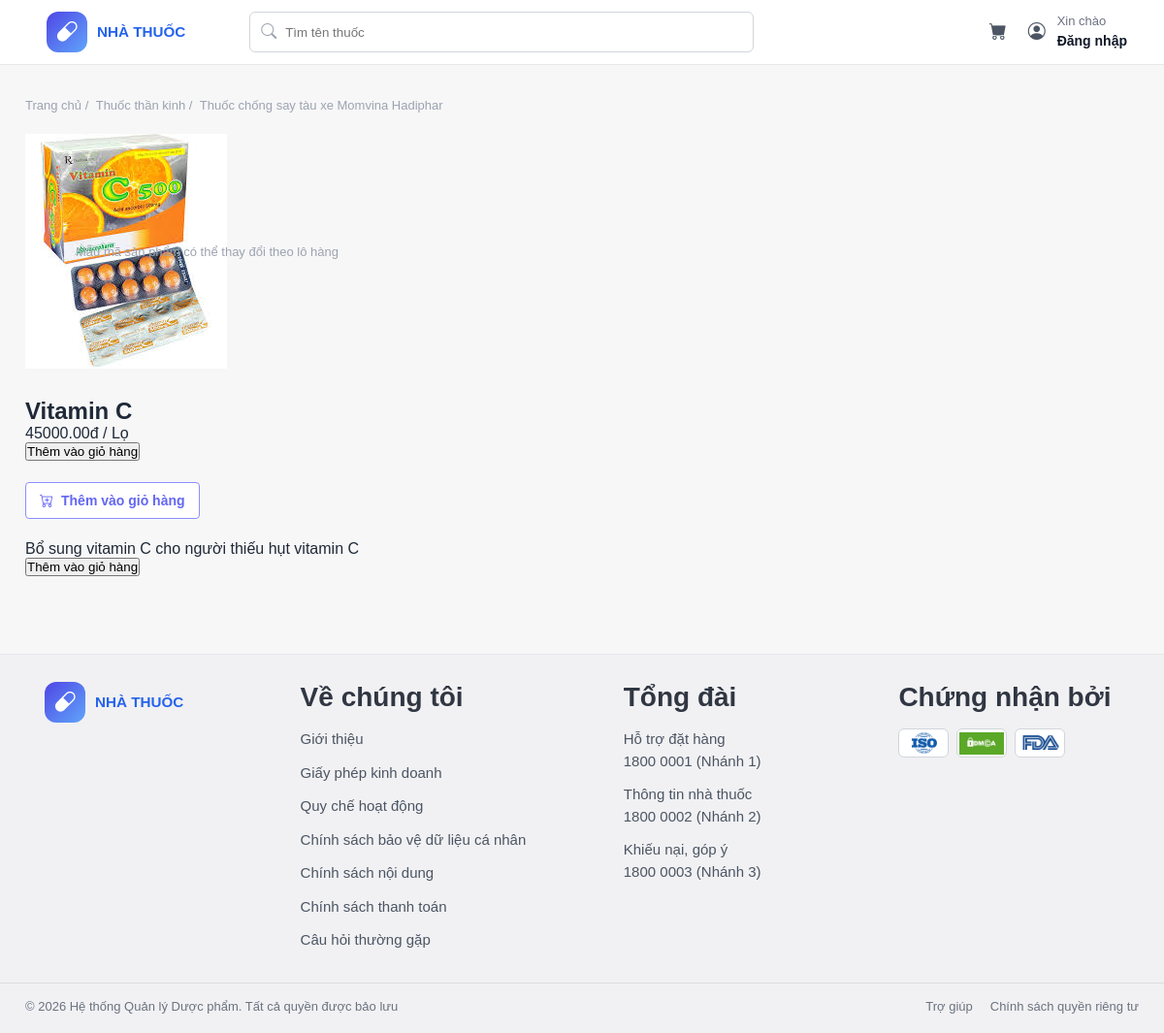
The page /san-pham/2/ on the database its author committed.
### core/models.py (models this page shows, shortened)
class Product(models.Model):
    category = models.ForeignKey(Category, on_delete=models.CASCADE)
    proid = models.CharField(max_length=20, unique=True)
    name = models.TextField()
    description = models.TextField(blank=True)
    image = models.ImageField(upload_to='products/', blank=True, null=True)
    unit = models.CharField(max_length=50)
    price = models.DecimalField(max_digits=12, decimal_places=2)

### core/views.py (the view)
# urls.py: path('san-pham/<int:product_id>/', views.product_detail, name='product_detail'),
def product_detail(request, product_id):
    product = get_object_or_404(Product, id=product_id)
    return render(request, 'customer/chitietsanpham.html', {
        'product': product
    })

### templates/customer/chitietsanpham.html (shortened to what this page needs)
{% load static %}
<!DOCTYPE html>
<html lang="vi">
<head>
  <link
    rel="stylesheet"
    href="https://cdn.jsdelivr.net/npm/bootstrap-icons@1.11.3/font/bootstrap-icons.min.css"
  />
  <link rel="stylesheet" href="{% static 'css/chitietsanpham.css' %}" />
</head>
<body>
  <header class="topbar">
    <div class="topbar-left">
      <div class="brand">
        <a href="{% url 'home' %}" class="brand-icon">
            <i class="bi bi-capsule"></i>
        </a>
      <div class="brand-text">
         <h3>NHÀ THUỐC</h3>
      </div>
    </div>
      <div class="search-box">
        <i class="bi bi-search"></i>
        <input type="text" placeholder="Tìm tên thuốc" />
      </div>
    </div>
    <div class="topbar-right">
      {% if request.user.is_authenticated %}
      <a href="{% url 'cart' %}" class="icon-btn">
        <i class="bi bi-cart-fill"></i>
      </a>
      <button class="icon-btn" type="button">
        <i class="bi bi-person-circle"></i>
      </button>
      <div class="user-box">
        <span>Xin chào</span>
        <strong>{{ request.user.username }}</strong>
        <a href="{% url 'logout' %}" class="logout-link">Đăng xuất</a>
      </div>
      {% else %}
      <a href="#" class="icon-btn" onclick="openRequireLoginPopup(event)">
        <i class="bi bi-cart-fill"></i>
      </a>
      <button class="icon-btn" type="button">
        <i class="bi bi-person-circle"></i>
      </button>
      <div class="user-box">
        <span>Xin chào</span>
        <strong class="login-trigger" onclick="openLoginPopup(event)">Đăng nhập</strong>
      </div>
      {% endif %}
    </div>
  </header>
  <main class="page-wrapper">
    <div class="breadcrumb">
      <a href="{% url 'home' %}">Trang chủ</a>
      <span>/</span>
      <a href="#">Thuốc thần kinh</a>
      <span>/</span>
      <span>Thuốc chống say tàu xe Momvina Hadiphar</span>
    </div>
    <section class="product-detail-page">
      <div class="product-gallery-area">
        <div class="gallery-main-row">
          {% if product.image %}
          <img src="{{ product.image.url }}" alt="{{ product.name }}">
          {% endif %}
        <p class="gallery-note">
          Mẫu mã sản phẩm có thể thay đổi theo lô hàng
        </p>
      </div>
      <div class="product-info-area">
        <h1>{{ product.name }}</h1>
        <p>{{ product.price }}đ / {{ product.unit }}</p>
        <div class="product-quantity-box">
          <form method="post" action="{% url 'add_to_cart' product.id %}">
            <button type="submit">Thêm vào giỏ hàng</button>
          </form>
        </div>
        <button type="button" class="add-to-cart-btn" onclick="themVaoGioHang()">
            <i class="bi bi-cart-plus"></i>
            Thêm vào giỏ hàng
        </button>
        <p>{{ product.description }}</p>
        <form method="post" action="{% url 'add_to_cart' product.id %}">
          <button type="submit">Thêm vào giỏ hàng</button>
        </form>
      </div>
    </section>
  </main>
  <footer class="site-footer">
    <div class="footer-content">
      <div class="footer-brand">
        <div class="brand footer-brand-inner">
          <div class="brand-icon">
            <i class="bi bi-capsule"></i>
          </div>
          <div class="brand-text">
            <h3>NHÀ THUỐC</h3>
          </div>
        </div>
      </div>
      <div class="footer-column">
        <h3>Về chúng tôi</h3>
        <a href="#">Giới thiệu</a>
        <a href="#">Giấy phép kinh doanh</a>
        <a href="#">Quy chế hoạt động</a>
        <a href="#">Chính sách bảo vệ dữ liệu cá nhân</a>
        <a href="#">Chính sách nội dung</a>
        <a href="#">Chính sách thanh toán</a>
        <a href="#">Câu hỏi thường gặp</a>
      </div>
      <div class="footer-column">
        <h3>Tổng đài</h3>
        <p>Hỗ trợ đặt hàng<br />1800 0001 (Nhánh 1)</p>
        <p>Thông tin nhà thuốc<br />1800 0002 (Nhánh 2)</p>
        <p>Khiếu nại, góp ý<br />1800 0003 (Nhánh 3)</p>
      </div>
      <div class="footer-column">
        <h3>Chứng nhận bởi</h3>
        <div class="certificates">
            <div class="certificate">
                <img src="{% static 'images/iso.jpg' %}" alt="Chứng nhận ISO" />
            </div>
            <div class="certificate">
              <img src="{% static 'images/dmca.png' %}" alt="Chứng nhận DMCA" />
            </div>
            <div class="certificate">
                <img src="{% static 'images/FDA.jpg' %}" alt="Chứng nhận FDA" />
            </div>
        </div>
      </div>
    </div>
    <div class="footer-bottom">
      <p>© 2026 Hệ thống Quản lý Dược phẩm. Tất cả quyền được bảo lưu</p>
      <div class="footer-bottom-links">
        <a href="#">Trợ giúp</a>
        <a href="#">Chính sách quyền riêng tư</a>
      </div>
    </div>
  </footer>
</body>
</html>

### static/css/chitietsanpham.css (style rules this page uses)
* { margin: 0; padding: 0; box-sizing: border-box; font-family: sans-serif; }
body { background-color: #f7f7f8; color: #1f2937; }
.topbar { background-color: #ffffff; border-bottom: 1px solid #e5e7eb; display: flex; justify-content: space-between; align-items: center; gap: 20px; padding: 12px 28px; }
.topbar-left { display: flex; align-items: center; gap: 16px; flex: 1; }
.brand { display: flex; align-items: center; gap: 10px; margin-left: 20px; margin-right: 20px; min-width: fit-content; }
.brand-icon { width: 42px; height: 42px; border-radius: 12px; background: linear-gradient(135deg, #4f46e5, #60a5fa); color: white; display: flex; align-items: center; justify-content: center; font-size: 22px; }
.brand-text { display: flex; flex-direction: column; line-height: 1.05; color: #2563eb; font-size: 13px; }
.search-box { position: relative; flex: 1; margin-left: 30px; max-width: 520px; }
.search-box i { position: absolute; left: 12px; top: 50%; transform: translateY(-50%); color: #9ca3af; }
.search-box input { width: 100%; height: 42px; border: 1px solid #d1d5db; border-radius: 6px; padding: 0 14px 0 36px; outline: none; background-color: #ffffff; }
.topbar-right { display: flex; align-items: center; gap: 12px; margin-right: 10px; }
.icon-btn { border: none; background: transparent; font-size: 18px; color: #4b5563; cursor: pointer; margin-left: 10px; }
.user-box { line-height: 1.3; font-size: 13px; }
.user-box span { color: #6b7280; display: block; }
.user-box strong { color: #111827; }
.page-wrapper { max-width: 1260px; margin: 0 auto; padding: 34px 26px 28px; }
.site-footer { background-color: #f1f1f3; border-top: 1px solid #e5e7eb; margin-top: 24px; }
.footer-content { max-width: 1260px; margin: 0 auto; padding: 28px 26px 20px; display: grid; grid-template-columns: 1fr 1.2fr 1fr 1fr; gap: 36px; }
.footer-brand-inner { align-items: center; }
.footer-column h3 { font-size: 28px; margin-bottom: 16px; color: #303642; }
.footer-column a, .footer-column p { display: block; color: #4b5563; text-decoration: none; font-size: 15px; margin-bottom: 12px; line-height: 1.5; }
.certificates { display: flex; gap: 8px; flex-wrap: wrap; }
.certificate { background-color: white; border: 1px solid #d1d5db; border-radius: 6px; padding: 8px 12px; font-size: 13px; font-weight: 700; color: #2563eb; }
.footer-bottom { max-width: 1260px; margin: 0 auto; padding: 16px 26px 20px; border-top: 1px solid #dddddf; display: flex; justify-content: space-between; gap: 20px; font-size: 13px; color: #6b7280; }
.footer-bottom-links { display: flex; gap: 18px; }
.footer-bottom-links a { color: #6b7280; text-decoration: none; }
.breadcrumb { font-size: 13px; color: #9ca3af; margin-bottom: 22px; }
.breadcrumb a { text-decoration: none; color: #9ca3af; }
.breadcrumb span { margin-right: 4px; }
.product-detail-page { display: grid; grid-template-columns: 1.1fr 0.9fr; gap: 42px; align-items: start; margin-bottom: 28px; }
.product-gallery-area { display: flex; flex-direction: column; }
.gallery-main-row { display: grid; grid-template-columns: 34px 1fr 34px; align-items: center; gap: 18px; margin-bottom: 22px; }
.gallery-note { font-size: 13px; color: #9ca3af; }
.product-info-area { padding-top: 8px; }
.product-quantity-box { margin-bottom: 22px; }
.add-to-cart-btn { display: inline-flex; align-items: center; gap: 8px; padding: 10px 14px; border: 1px solid #8b8fff; border-radius: 4px; color: #6366f1; background-color: white; text-decoration: none; font-size: 14px; font-weight: 600; margin-bottom: 22px; cursor: pointer; }
.certificate { background-color: white; border: 1px solid #d1d5db; border-radius: 6px; width: 52px; height: 30px; display: flex; align-items: center; justify-content: center; overflow: hidden; padding: 2px; }
.certificate img { max-width: 100%; max-height: 100%; object-fit: contain; display: block; }
.user-box { display: flex; flex-direction: column; align-items: flex-start; line-height: 1.3; }
.user-box strong { color: #111827; font-size: 14px; font-weight: 600; }
.logout-link, .login-trigger { display: inline-block; margin-top: 2px; font-size: 13px; color: #6b7280; text-decoration: none; cursor: pointer; }

### rows shown on the page
Product: image (picture), name "Vitamin C", price "45000.00", unit "Lọ", description "Bổ sung vitamin C cho người thiếu hụt vitamin C"
